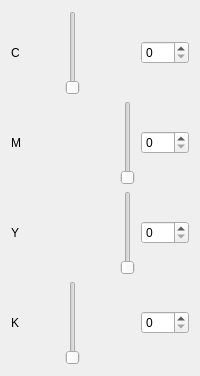
       <widget class="QWidget" name="tab_4">
        <attribute name="title">
         <string>CMYK</string>
        </attribute>
        <layout class="QGridLayout" name="gridLayout_5">
         <item row="8" column="3">
          <widget class="QSpinBox" name="spinBox_14">
           <property name="toolTip">
            <string>Black</string>
           </property>
           <property name="maximum">
            <number>255</number>
           </property>
          </widget>
         </item>
         <item row="0" column="1" colspan="2">
          <widget class="color_widgets::GradientSlider" name="slider_cmyk_c">
           <property name="toolTip">
            <string>Cyan</string>
           </property>
           <property name="maximum">
            <number>255</number>
           </property>
          </widget>
         </item>
         <item row="8" column="0">
          <widget class="QLabel" name="label_14">
           <property name="toolTip">
            <string>Black</string>
           </property>
           <property name="text">
            <string>K</string>
           </property>
          </widget>
         </item>
         <item row="0" column="3">
          <widget class="QSpinBox" name="spinBox_11">
           <property name="toolTip">
            <string>Cyan</string>
           </property>
           <property name="maximum">
            <number>255</number>
           </property>
          </widget>
         </item>
         <item row="4" column="2">
          <widget class="color_widgets::GradientSlider" name="slider_cmyk_y">
           <property name="toolTip">
            <string>Yellow</string>
           </property>
           <property name="maximum">
            <number>255</number>
           </property>
          </widget>
         </item>
         <item row="4" column="0" colspan="2">
          <widget class="QLabel" name="label_12">
           <property name="toolTip">
            <string>Yellow</string>
           </property>
           <property name="text">
            <string>Y</string>
           </property>
          </widget>
         </item>
         <item row="4" column="3">
          <widget class="QSpinBox" name="spinBox_12">
           <property name="toolTip">
            <string>Yellow</string>
           </property>
           <property name="maximum">
            <number>255</number>
           </property>
          </widget>
         </item>
         <item row="8" column="1" colspan="2">
          <widget class="color_widgets::GradientSlider" name="slider_cmyk_k">
           <property name="toolTip">
            <string>Black</string>
           </property>
           <property name="maximum">
            <number>255</number>
           </property>
          </widget>
         </item>
         <item row="0" column="0">
          <widget class="QLabel" name="label_11">
           <property name="toolTip">
            <string>Cyan</string>
           </property>
           <property name="text">
            <string>C</string>
           </property>
          </widget>
         </item>
         <item row="1" column="2">
          <widget class="color_widgets::GradientSlider" name="slider_cmyk_m">
           <property name="toolTip">
            <string>Magenta</string>
           </property>
           <property name="maximum">
            <number>255</number>
           </property>
          </widget>
         </item>
         <item row="1" column="0">
          <widget class="QLabel" name="label_13">
           <property name="toolTip">
            <string>Magenta</string>
           </property>
           <property name="text">
            <string>M</string>
           </property>
          </widget>
         </item>
         <item row="1" column="3">
          <widget class="QSpinBox" name="spinBox_13">
           <property name="toolTip">
            <string>Magenta</string>
           </property>
           <property name="maximum">
            <number>255</number>
           </property>
          </widget>
         </item>
        </layout>
       </widget>
